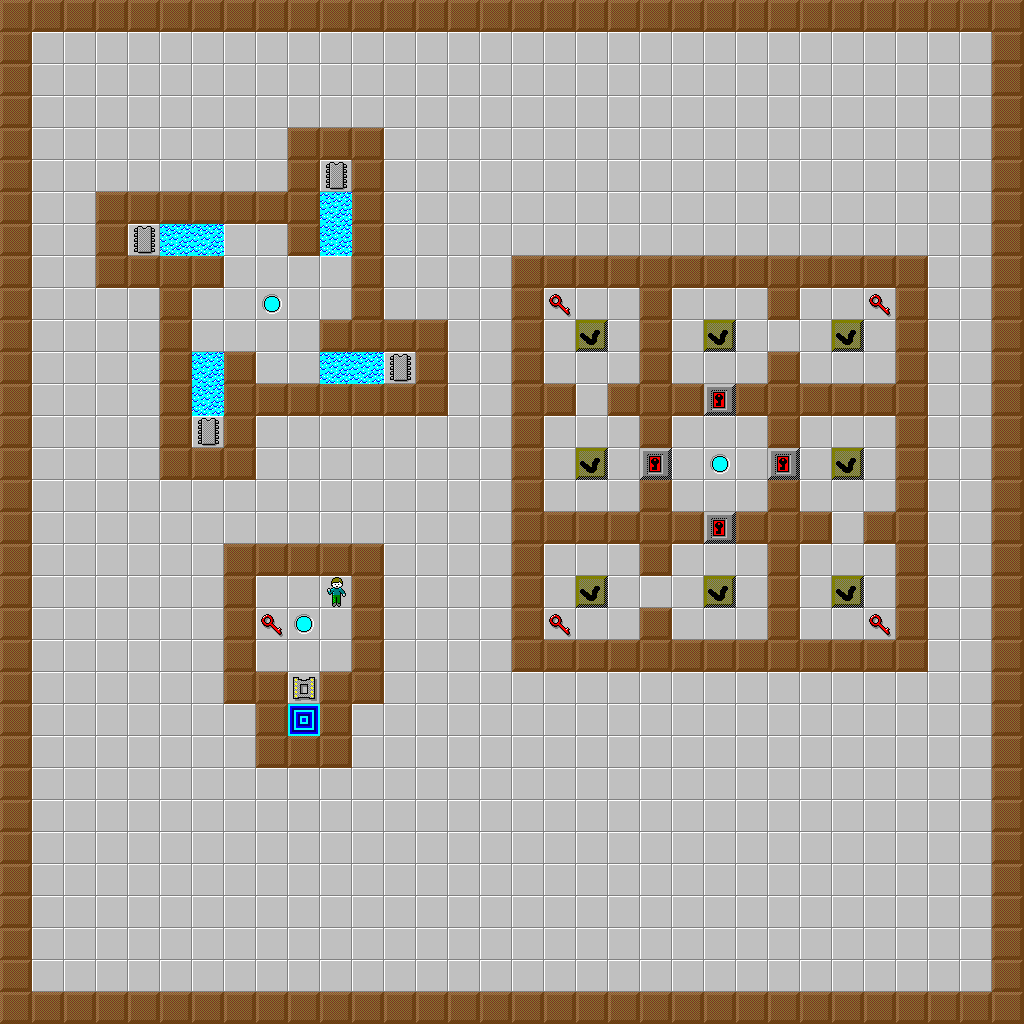

Rendered tile map (Tiled .tmx) drawn with the repository's tilesets; below, a short description and the map source with its tile grids summarised:
An orthogonal 32x32 tile map with 32x32 px tiles, 5 tile layers (Background, Walls, Entities, Entities2, ...).

<map version="1.0" orientation="orthogonal" width="32" height="32" tilewidth="32" tileheight="32">
 <properties>
  <property name="chipCount" value="4" />
  <property name="hint" value="" />
  <property name="name" value="Teleblock" />
  <property name="password" value="BTDY" />
  <property name="timeLimit" value="250" />
 </properties>
 <tileset firstgid="1" name="tileset" tilewidth="32" tileheight="32">
  <image source="tileset.png" width="416" height="512" />
 </tileset>
 <layer name="Background" width="32" height="32">
  <data>[1024 cells, 1024 non-empty, 1 distinct tile ids]</data>
 </layer>
 <layer name="Walls" width="32" height="32">
  <data>[1024 cells, 268 non-empty, 1 distinct tile ids]</data>
 </layer>
 <layer name="Entities" width="32" height="32">
  <data>[1024 cells, 35 non-empty, 9 distinct tile ids]</data>
 </layer>
 <layer name="Entities2" width="32" height="32" opacity="0.67">
  <data>[1024 cells, 0 non-empty, 0 distinct tile ids]</data>
 </layer>
 <layer name="Collision" width="32" height="32" opacity="0.69">
  <data>[1024 cells, 268 non-empty, 1 distinct tile ids]</data>
 </layer>
</map>